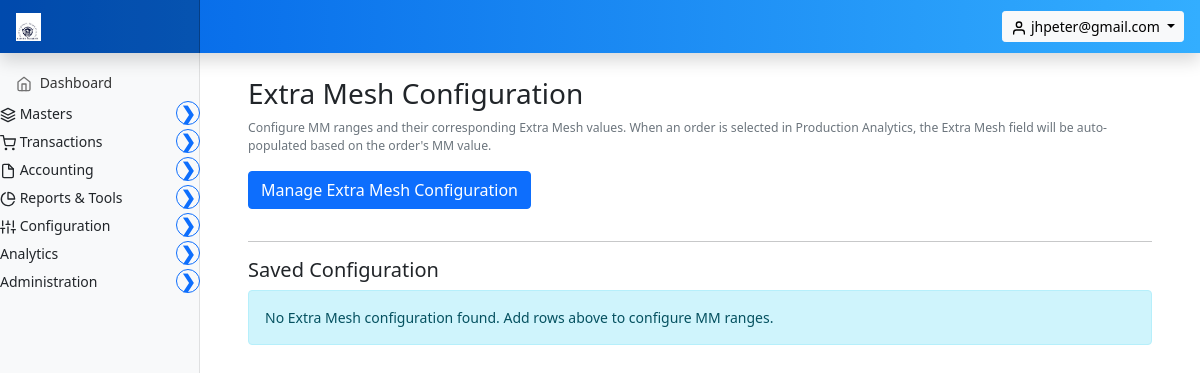
The app's page /invoice/configuration/extra-mesh-config (signed in), older data.
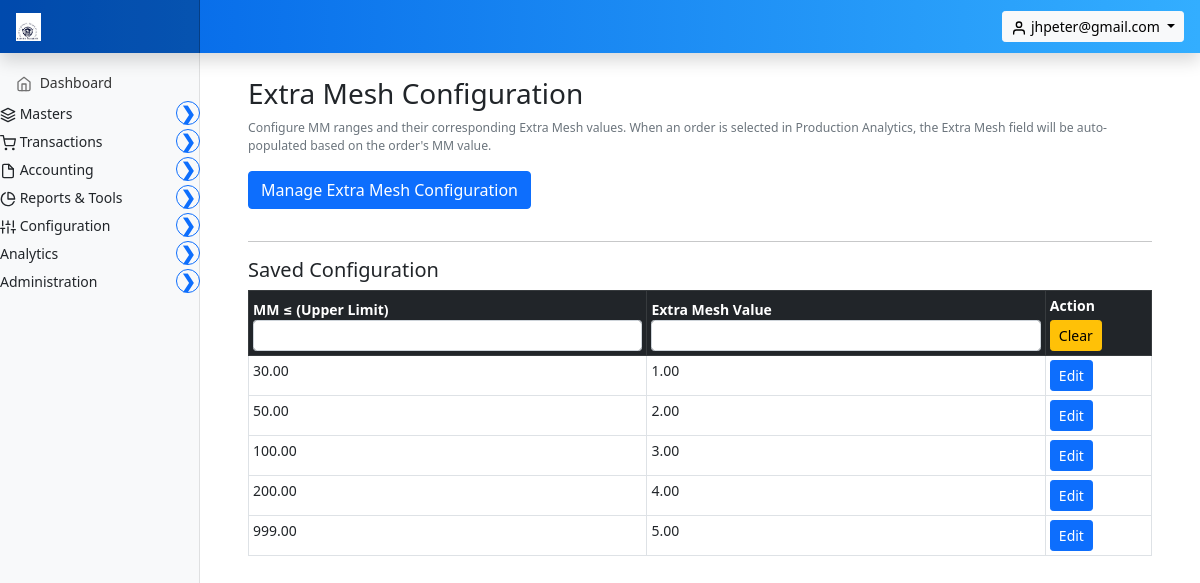
The same page, newer data.
### marania_invoice_app/models.py (models this page shows, shortened)
class ExtraMeshConfig(models.Model):
    mm_max = models.DecimalField(max_digits=10, decimal_places=2, unique=True, help_text="Upper bound of MM range")
    extra_mesh = models.DecimalField(max_digits=10, decimal_places=2, help_text="Extra Mesh value for this range")
    created_at = models.DateTimeField(auto_now_add=True)
    updated_at = models.DateTimeField(auto_now=True)
    class Meta:
        ordering = ['mm_max']
        verbose_name = "Extra Mesh Configuration"
        verbose_name_plural = "Extra Mesh Configurations"

### marania_invoice_app/views.py (the view, shortened to what this page needs)
# urls.py: path('configuration/extra-mesh-config', views.extra_mesh_config_view, name='extra_mesh_config'),
@login_required
def extra_mesh_config_view(request):
    context = {
        "configs": ExtraMeshConfig.objects.all(),
    }
    return render(request, "marania_invoice_app/extra_mesh_config.html", context)

### marania_invoice_app/context_processors.py (called while the page is built, shortened)
def _is_user_manager(user):
    if not user.is_authenticated:
        return False
    if user.is_superuser or user.is_staff:
        return True
    profile = getattr(user, "user_profile", None)
    if profile is None:
        return False
    return "user_management" in profile.permitted_module_keys()

def _permitted_module_keys(user):
    if not user.is_authenticated:
        return set()
    if user.is_superuser:
        from .modules import MODULE
        return set(MODULE.values())

### marania_invoice_app/models.py (called while the page is built)
    @property
    def display_logo_url(self):
        if self.company_logo and hasattr(self.company_logo, "url") and self.company_logo.name:
            try:
                return self.company_logo.url
            except Exception:
                return "/static/images/marania_eagle_logo.png"
        return "/static/images/marania_eagle_logo.png"

### templates/marania_invoice_app/extra_mesh_config.html (shortened to what this page needs)
{% extends 'partials/base.html' %}
{% load static %}
{% block main %}
<main class="col-md-9 ms-sm-auto col-lg-10 px-md-4">
  <div class="container my-4">
    <h3>Extra Mesh Configuration</h3>
    <p class="text-muted small">Configure MM ranges and their corresponding Extra Mesh values. When an order is selected in Production Analytics, the Extra Mesh field will be auto-populated based on the order's MM value.</p>
    <button class="btn btn-primary mb-3" type="button"
            data-bs-toggle="collapse"
            data-bs-target="#configForm">
      Manage Extra Mesh Configuration
    </button>
    <hr>
    <h5>Saved Configuration</h5>
    {% if configs %}
    <div class="table-responsive">
      <table class="table table-bordered table-hover table-sm" id="config-table">
        <thead class="table-dark">
          <tr>
            <th>MM ≤ (Upper Limit)
              <input type="text" class="form-control form-control-sm text-filter" data-col="0">
            </th>
            <th>Extra Mesh Value
              <input type="text" class="form-control form-control-sm text-filter" data-col="1">
            </th>
            <th>
              Action
              <div class="mt-1">
                <button type="button" id="clear-filters" class="btn btn-warning btn-sm">
                  Clear
                </button>
              </div>
            </th>
          </tr>
        </thead>
        <tbody>
          {% for c in configs %}
          <tr>
            <td>{{ c.mm_max }}</td>
            <td>{{ c.extra_mesh }}</td>
            <td>
              <button type="button"
                      class="btn btn-primary btn-sm load-config"
                      data-mm-max="{{ c.mm_max }}"
                      data-extra-mesh="{{ c.extra_mesh }}">
                Edit
              </button>
            </td>
          </tr>
          {% endfor %}
        </tbody>
      </table>
    </div>
    {% else %}
    <div class="alert alert-info">No Extra Mesh configuration found. Add rows above to configure MM ranges.</div>
    {% endif %}
  </div>
</main>
{% endblock %}

Row changes from the older to the newer data that the page shows:
added ExtraMeshConfig: mm_max "30.00", extra_mesh "1.00"
added ExtraMeshConfig: mm_max "50.00", extra_mesh "2.00"
added ExtraMeshConfig: mm_max "100.00", extra_mesh "3.00"
added ExtraMeshConfig: mm_max "200.00", extra_mesh "4.00"
added ExtraMeshConfig: mm_max "999.00", extra_mesh "5.00"
Text that changed along with them:
text no longer shown: "No Extra Mesh configuration found. Add rows above to configure MM ranges."
text now shown: "MM ≤ (Upper Limit) Extra Mesh Value Action Clear"
